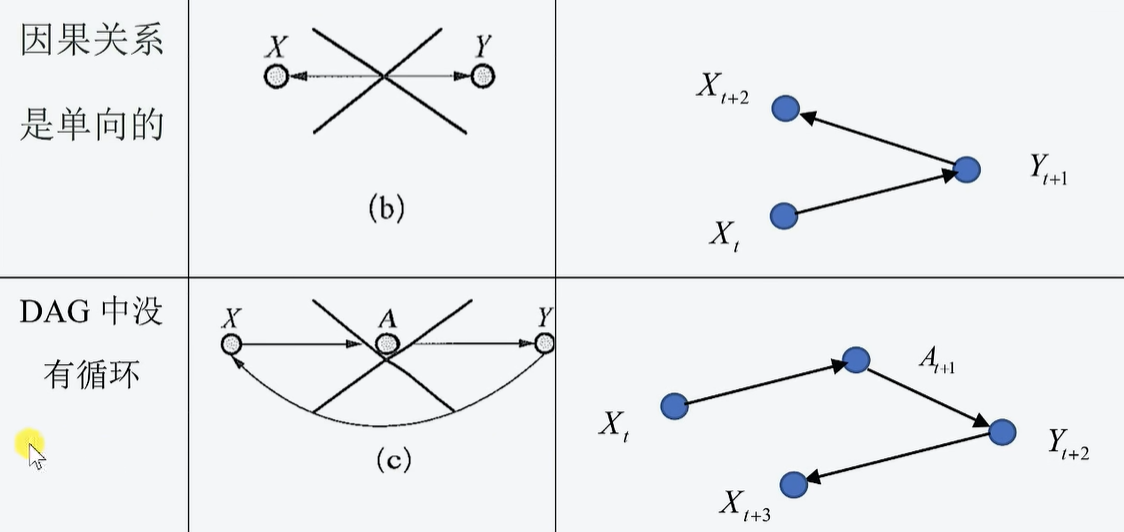
//> input picture 课外学习——软件类/算法学习/PHOTO/DAG_0.png, 1124 x 532 px, given in place of the camera
$ ./未命名1   (built with g++ and OpenCV 4)
//> lines starting //> are read from the running program, lines starting //| are printed output that depends on the picture; after the words box and inside, x2 and y2 are one past the last pixel; in counts of white or black regions, pixels touching at a corner belong together
#include <opencv2\opencv.hpp>

using namespace cv;
using namespace std;

int main()
{
	Mat frame,imgHSV,image,kernel;
	vector<Mat>temporary;
	int H_W_L = 0, H_W_H = 180;
	int S_W_L = 0, S_W_H = 30;
	int V_W_L = 221, V_W_H = 255;
	VideoCapture capture(1);//读取视摄像头实时画面数据，0默认是笔记本的摄像头；如果是外接摄像头，这里改为1

	while (true)
	{

		capture >> frame; //读取当前帧
//> frame is the input picture: 532 rows x 1124 cols, CV_8UC3; mean B, G, R 240.7, 238.5, 236.2


		if (!frame.empty())
		{          //判断输入的视频帧是否为空的
			cvtColor(frame, imgHSV, COLOR_BGR2HSV);
//> imgHSV: 532 rows x 1124 cols, CV_8UC3; mean H, S, V 103.9, 5.9, 240.8
			//threshold(gray, two_value, 125, 255, THRESH_BINARY);//二值图像

			split(imgHSV,temporary);
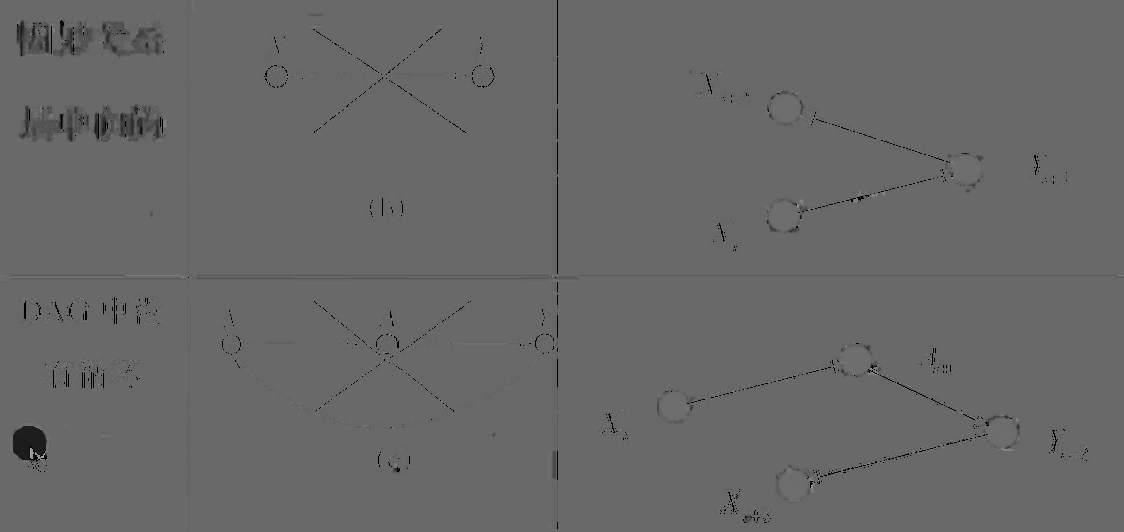
//> temporary[0]: 532 rows x 1124 cols, CV_8UC1; min 0, max 178, mean 103.9
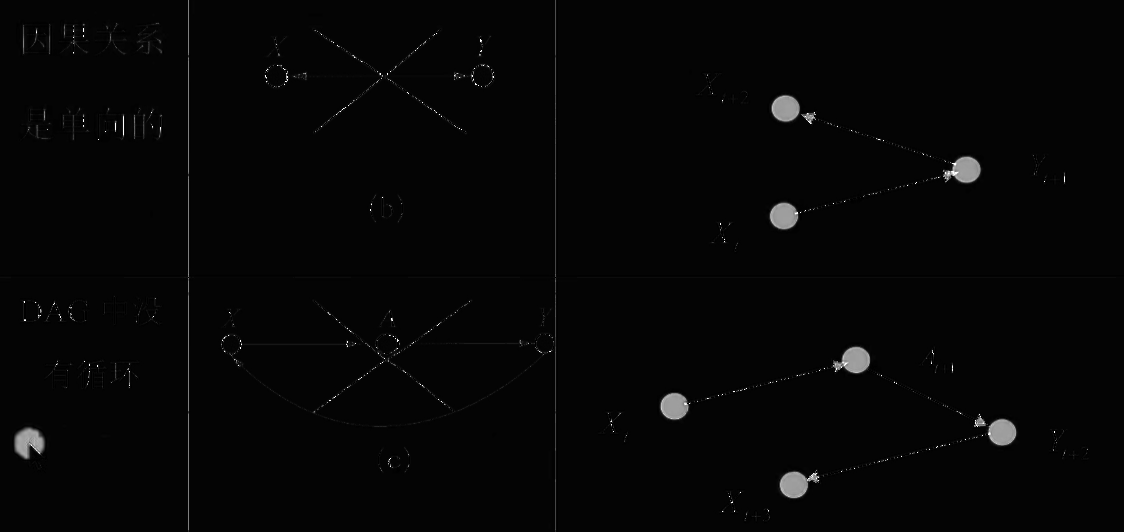
//> temporary[1]: 532 rows x 1124 cols, CV_8UC1; min 0, max 255, mean 5.9
			equalizeHist(temporary[2], temporary[2]);
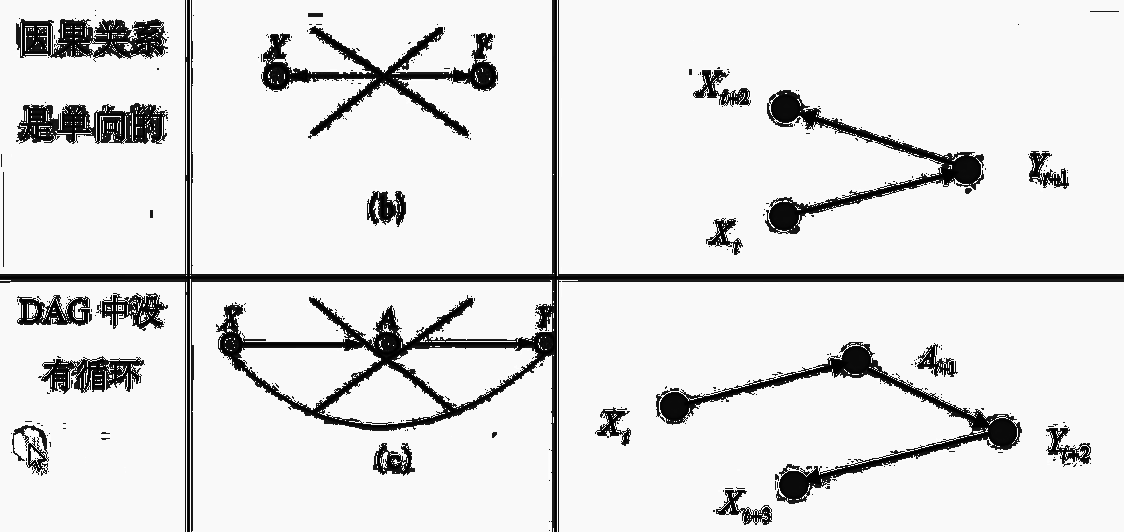
//> temporary[2]: 532 rows x 1124 cols, CV_8UC1; min 0, max 255, mean 223.5
			/*equalizeHist(temporary[1], temporary[1]);
			equalizeHist(temporary[0], temporary[0]);*/
			merge(temporary, imgHSV);   //将HSV图像分割通道，并且做直方图的均衡化
//> imgHSV: 532 rows x 1124 cols, CV_8UC3; mean H, S, V 103.9, 5.9, 223.5

			inRange(imgHSV, Scalar(H_W_L, S_W_L, V_W_L), Scalar(H_W_H, S_W_H, V_W_H), image);
//> image: 532 rows x 1124 cols, CV_8UC1; 89.1% white; 310 black regions (284 under 20 px), largest, box (x1, y1, x2, y2) and area: (0, 0, 1124, 532) 24411, (656, 342, 1022, 504) 7919, (261, 26, 498, 139) 6309

			kernel = getStructuringElement(MORPH_RECT, Size(3, 3));
			morphologyEx(image,image,2,kernel);
			morphologyEx(image,image,3,kernel);
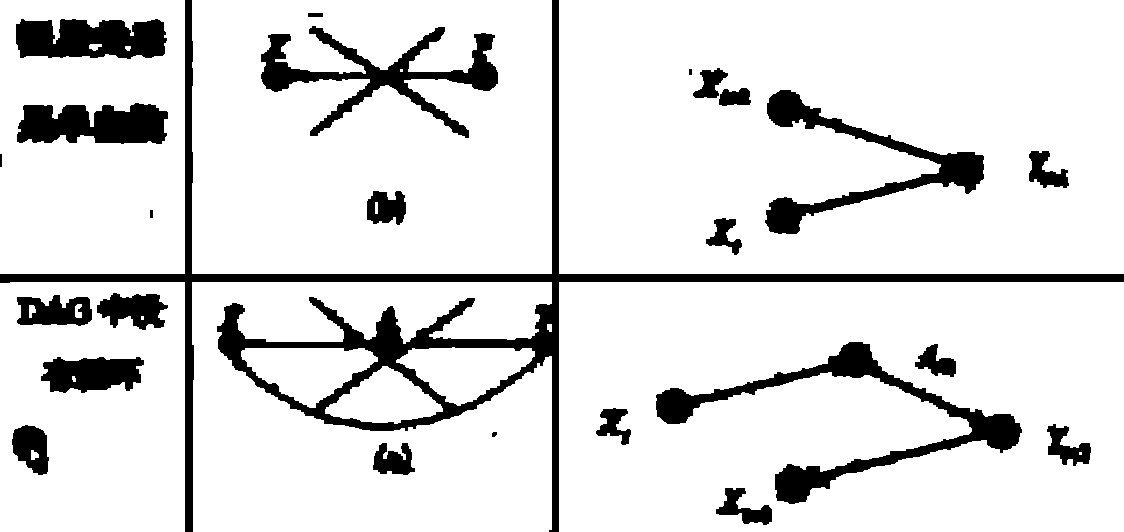
//> image: 532 rows x 1124 cols, CV_8UC1; 87.5% white; 25 black regions (1 under 20 px), largest, box (x1, y1, x2, y2) and area: (0, 0, 1124, 532) 27349, (656, 342, 1022, 504) 9250, (261, 26, 498, 138) 7028
			imshow("直方图", imgHSV);
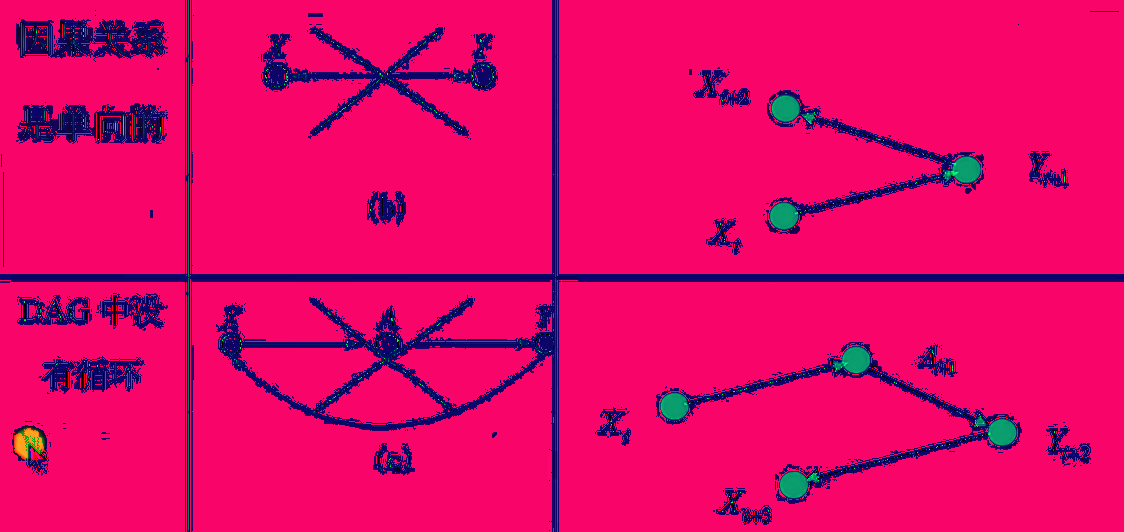
//> window '直方图': 532 rows x 1124 cols, CV_8UC3; mean B, G, R 103.9, 5.9, 223.5
			imshow("原图",frame);
			imshow("window", image);  //在window窗口显示frame摄像头数据画面
		}

		if (waitKey(20) == 'q')   //延时20ms,获取用户是否按键的情况，如果按下q，会推出程序
//> the 'q' key is pressed
			break;
	}

	capture.release();     //释放摄像头资源
	destroyAllWindows();   //释放全部窗口
	return 0;
}

$ run again, on 课外学习——软件类/算法学习/PHOTO/DAG_1.png
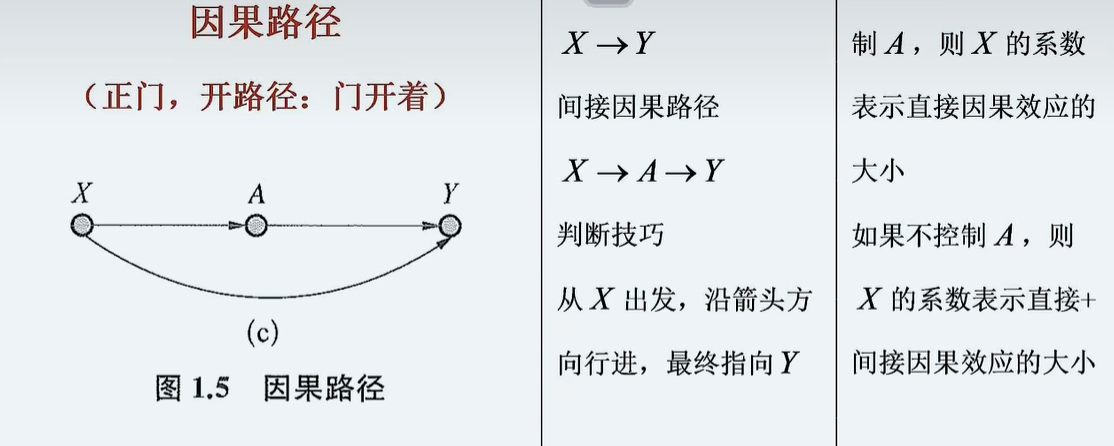
//> input picture 课外学习——软件类/算法学习/PHOTO/DAG_1.png, 1114 x 446 px, given in place of the camera
//> frame is the input picture: 446 rows x 1114 cols, CV_8UC3; mean B, G, R 232.5, 229.7, 224.5
//> `inRange(imgHSV, Scalar(H_W_L, S_W_L, V_W_L), Scalar(H_W_H, S_W_H, V_W_..`:
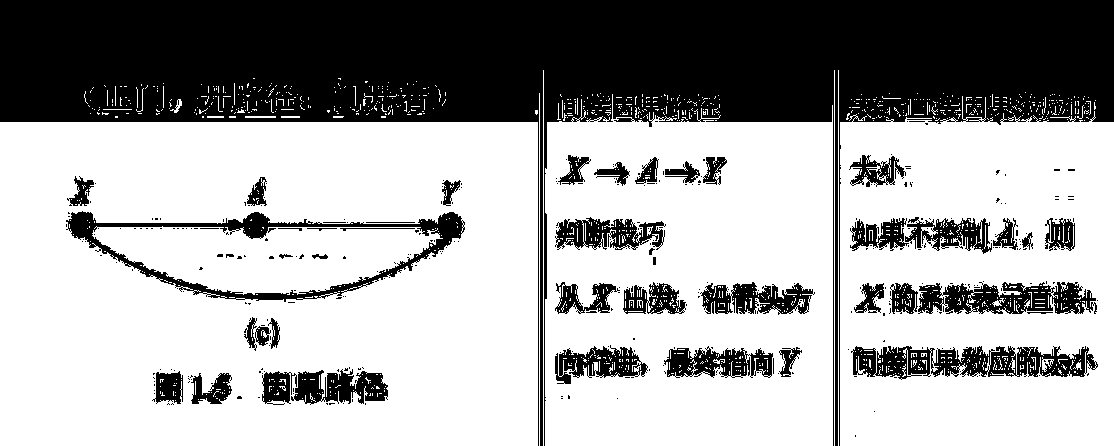
//> image: 446 rows x 1114 cols, CV_8UC1; 64.7% white; 340 black regions (295 under 20 px), largest, box (x1, y1, x2, y2) and area: (0, 0, 1114, 446) 136130, (66, 211, 465, 302) 5759, (851, 346, 1098, 380) 4896
//> `imshow("直方图", imgHSV);`:
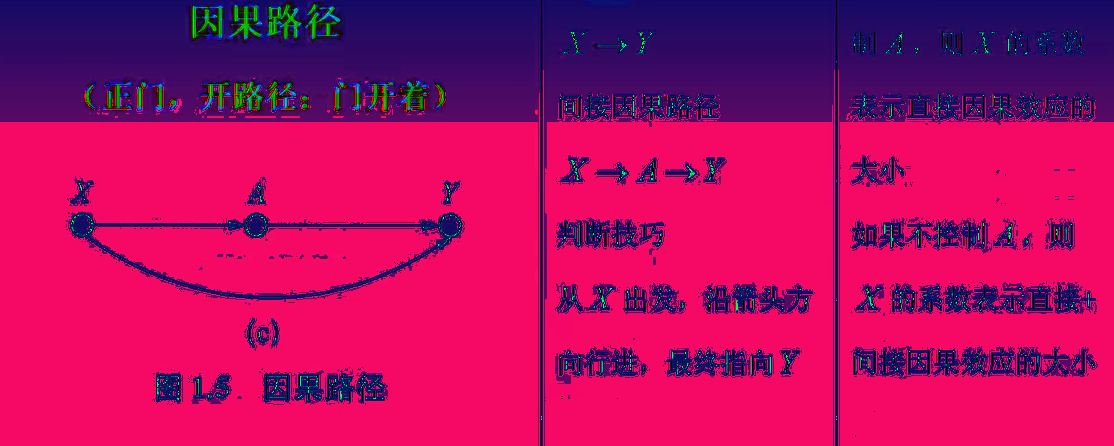
//> window '直方图': 446 rows x 1114 cols, CV_8UC3; mean B, G, R 98.2, 11.5, 174.6

$ run again, on 课外学习——软件类/算法学习/PHOTO/DAG_3.png
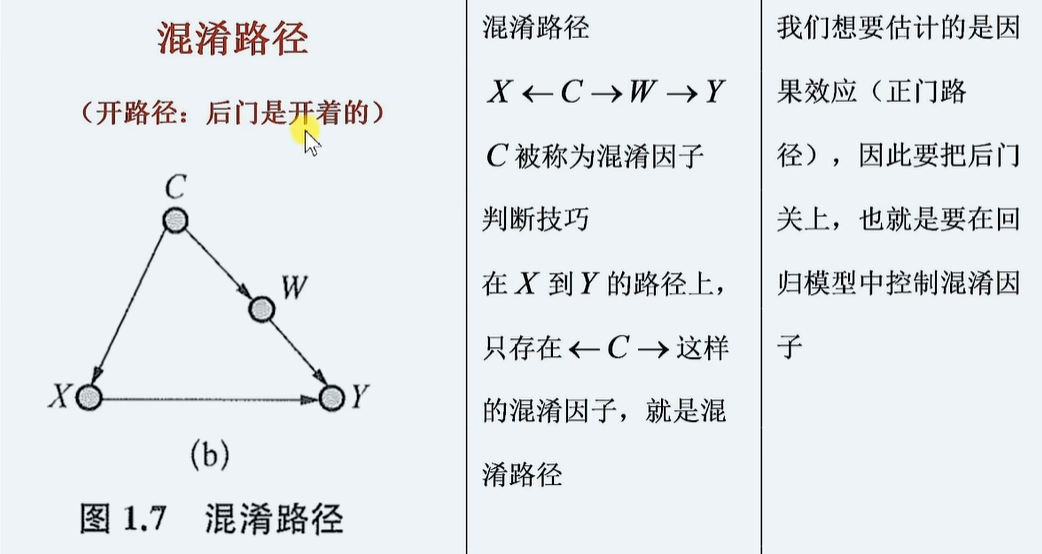
//> input picture 课外学习——软件类/算法学习/PHOTO/DAG_3.png, 1042 x 554 px, given in place of the camera
//> frame is the input picture: 554 rows x 1042 cols, CV_8UC3; mean B, G, R 234.8, 232.1, 226.9
//> `inRange(imgHSV, Scalar(H_W_L, S_W_L, V_W_L), Scalar(H_W_H, S_W_H, V_W_..`:
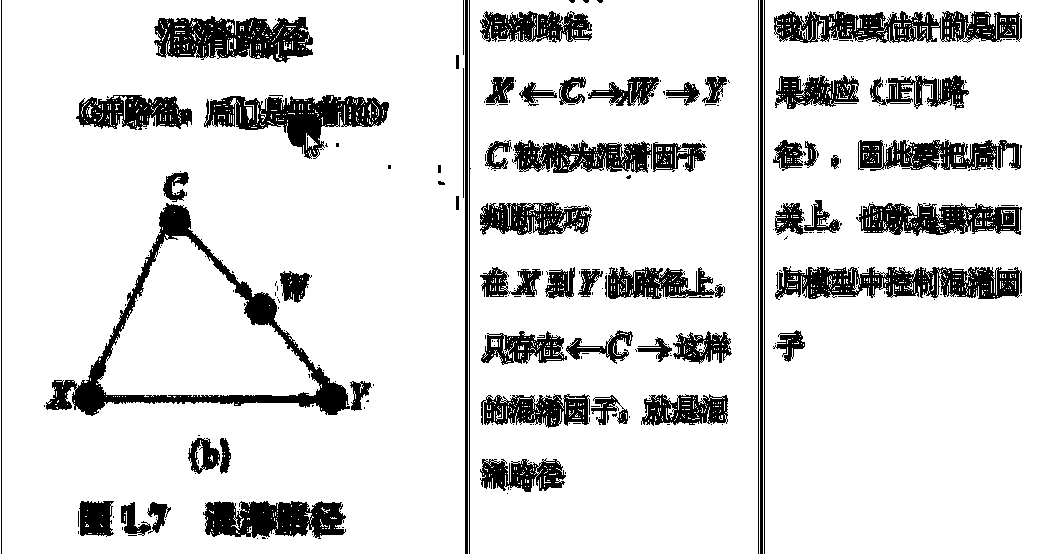
//> image: 554 rows x 1042 cols, CV_8UC1; 85.5% white; 290 black regions (227 under 20 px), largest, box (x1, y1, x2, y2) and area: (46, 203, 350, 416) 8102, (775, 266, 1022, 300) 5196, (774, 11, 1022, 43) 5005
//> `imshow("直方图", imgHSV);`:
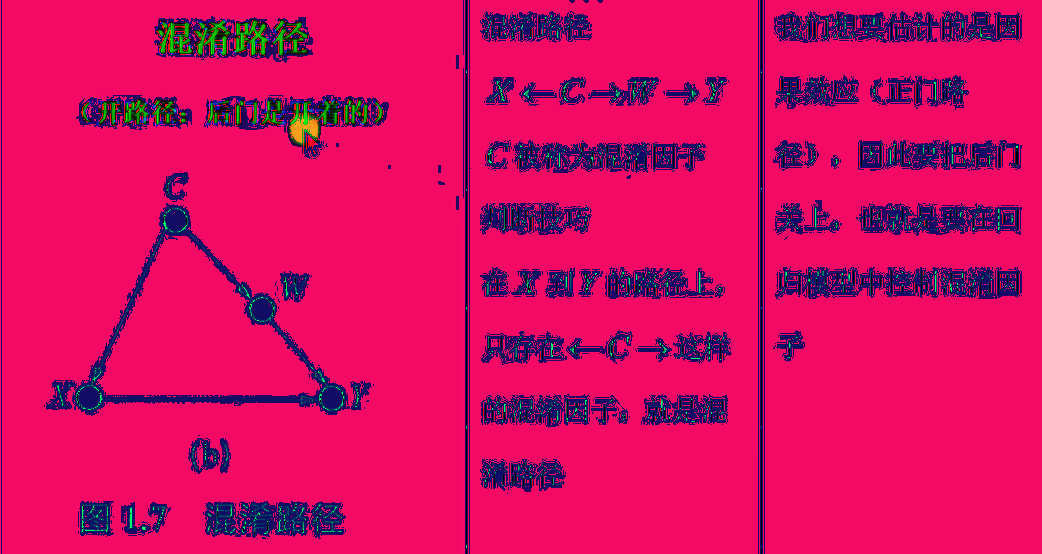
//> window '直方图': 554 rows x 1042 cols, CV_8UC3; mean B, G, R 98.2, 11.5, 211.6

$ run again, on 课外学习——软件类/算法学习/PHOTO/DAG_4.png
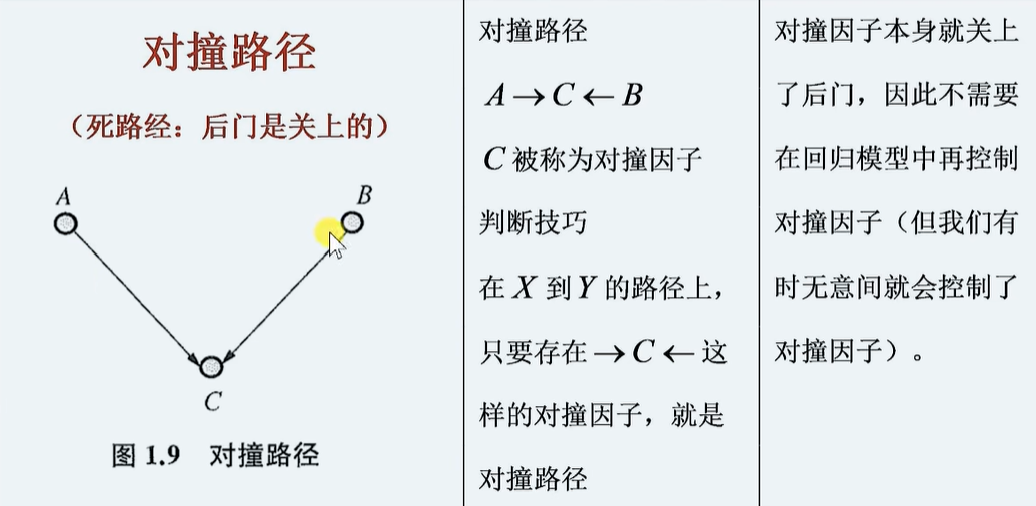
//> input picture 课外学习——软件类/算法学习/PHOTO/DAG_4.png, 1036 x 506 px, given in place of the camera
//> frame is the input picture: 506 rows x 1036 cols, CV_8UC3; mean B, G, R 234.3, 231.6, 226.6
//> `inRange(imgHSV, Scalar(H_W_L, S_W_L, V_W_L), Scalar(H_W_H, S_W_H, V_W_..`:
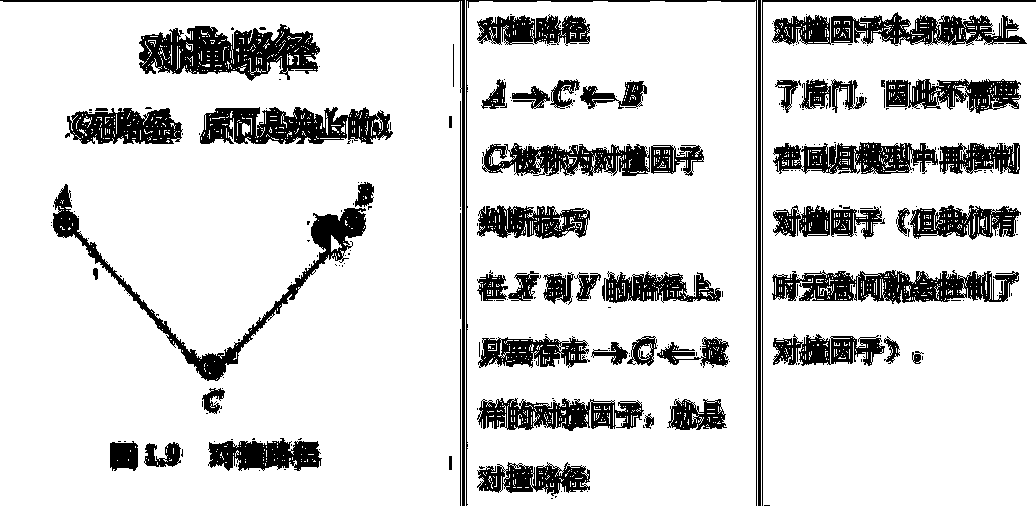
//> image: 506 rows x 1036 cols, CV_8UC1; 84.2% white; 284 black regions (226 under 20 px), largest, box (x1, y1, x2, y2) and area: (139, 24, 320, 81) 6007, (53, 184, 366, 381) 5402, (772, 270, 1019, 304) 4923
//> `imshow("直方图", imgHSV);`:
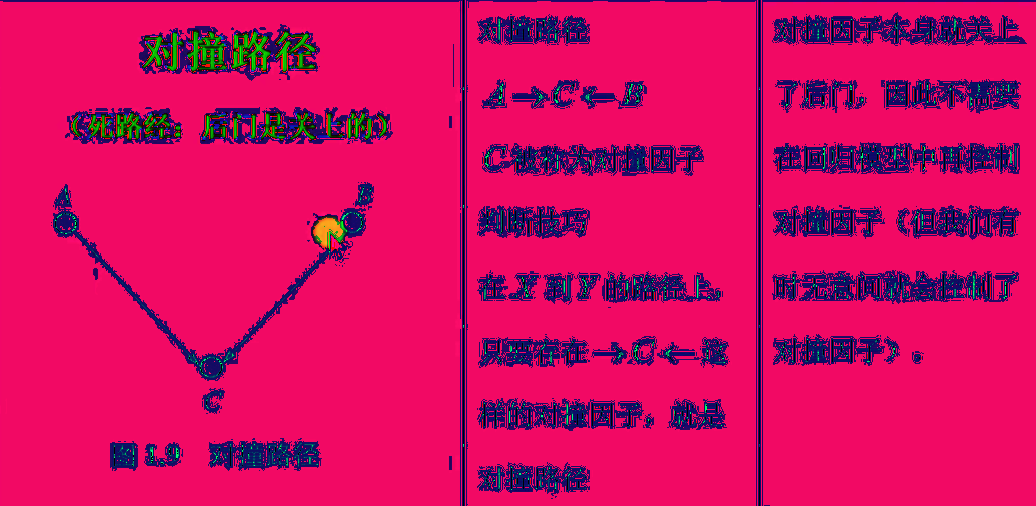
//> window '直方图': 506 rows x 1036 cols, CV_8UC3; mean B, G, R 97.8, 11.6, 207.4
